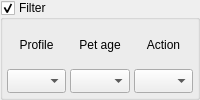
         <widget class="QWidget" name="doctorsFilterPage">
          <layout class="QGridLayout" name="doctorsFilterPageLayout">
           <property name="leftMargin">
            <number>0</number>
           </property>
           <property name="topMargin">
            <number>0</number>
           </property>
           <property name="rightMargin">
            <number>0</number>
           </property>
           <property name="bottomMargin">
            <number>0</number>
           </property>
           <property name="spacing">
            <number>4</number>
           </property>
           <item row="0" column="0">
            <widget class="QGroupBox" name="doctorsFilterGroup">
             <property name="minimumSize">
              <size>
               <width>0</width>
               <height>68</height>
              </size>
             </property>
             <property name="title">
              <string>Filter</string>
             </property>
             <property name="checkable">
              <bool>true</bool>
             </property>
             <layout class="QGridLayout" name="doctorsFilterLayout">
              <property name="leftMargin">
               <number>4</number>
              </property>
              <property name="topMargin">
               <number>4</number>
              </property>
              <property name="rightMargin">
               <number>4</number>
              </property>
              <property name="bottomMargin">
               <number>4</number>
              </property>
              <property name="spacing">
               <number>4</number>
              </property>
              <item row="1" column="1">
               <widget class="TComboBox" name="petageCombo">
                <property name="sizeAdjustPolicy">
                 <enum>QComboBox::SizeAdjustPolicy::AdjustToMinimumContentsLengthWithIcon</enum>
                </property>
               </widget>
              </item>
              <item row="0" column="1">
               <widget class="QLabel" name="petageLbl">
                <property name="text">
                 <string>Pet age</string>
                </property>
                <property name="alignment">
                 <set>Qt::AlignmentFlag::AlignCenter</set>
                </property>
               </widget>
              </item>
              <item row="0" column="0">
               <widget class="QLabel" name="profileLbl">
                <property name="text">
                 <string>Profile</string>
                </property>
                <property name="alignment">
                 <set>Qt::AlignmentFlag::AlignCenter</set>
                </property>
               </widget>
              </item>
              <item row="0" column="2">
               <widget class="QLabel" name="actionLbl">
                <property name="text">
                 <string>Action</string>
                </property>
                <property name="alignment">
                 <set>Qt::AlignmentFlag::AlignCenter</set>
                </property>
               </widget>
              </item>
              <item row="1" column="2">
               <widget class="TComboBox" name="actionCombo">
                <property name="sizeAdjustPolicy">
                 <enum>QComboBox::SizeAdjustPolicy::AdjustToMinimumContentsLengthWithIcon</enum>
                </property>
               </widget>
              </item>
              <item row="1" column="0">
               <widget class="TComboBox" name="profileCombo">
                <property name="sizeAdjustPolicy">
                 <enum>QComboBox::SizeAdjustPolicy::AdjustToMinimumContentsLengthWithIcon</enum>
                </property>
               </widget>
              </item>
             </layout>
            </widget>
           </item>
          </layout>
         </widget>
